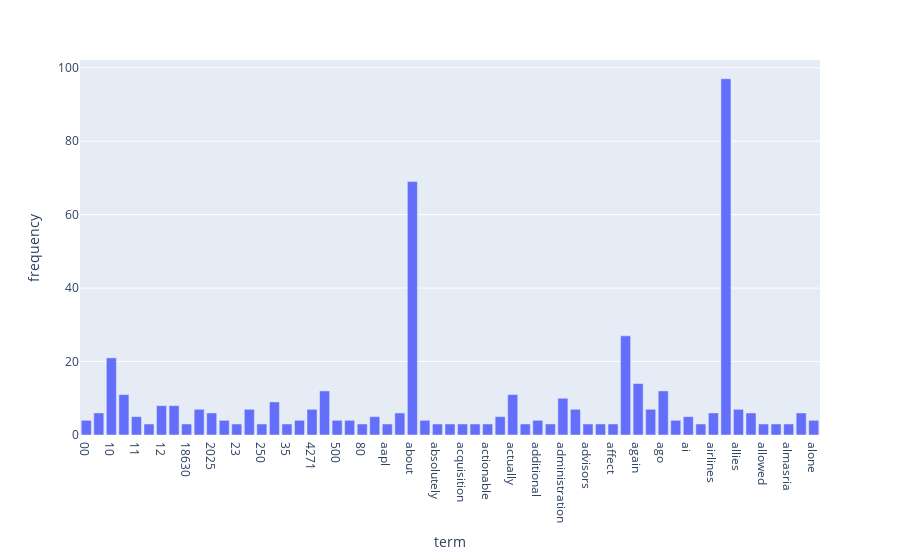

Source (notebook cell):
### Markdown cell above
# Aggregation

### Code cell
# we use plotly instead here

term_frequencies = np.asarray(df_counts.sum(axis=0))[0]
df = pd.DataFrame({"term": count_vect.get_feature_names_out()[:300],"frequency" :term_frequencies[:300] })
smaller_df = df[df["frequency"]>2]
print(smaller_df)
fig = px.bar(smaller_df, x="term", y="frequency")
fig.show()

### Figure 1 — Plotly figure (JSON) as saved in the notebook; plotly's stock layout.template omitted (floating-point values rounded to 4 significant figures)
{"data": [{"hovertemplate": "term=%{x}<br>frequency=%{y}<extra></extra>", "legendgroup": "", "marker": {"color": "#636efa", "pattern": {"shape": ""}}, "name": "", "orientation": "v", "showlegend": false, "textposition": "auto", "type": "bar", "x": ["00", "000", "10", "100", "11", "116", "12", "15", "18630", "20", "2025", "22", "23", "25", "250", "30", "35", "40", "4271", "50", "500", "5000", "80", "90", "aapl", "able", "about", "above", "absolutely", "acn", "acquisition", "across", "actionable", "actual", "actually", "adding", "additional", "adjust", "administration", "advice", "advisors", "aerocontractors", "affect", "after", "again", "against", "ago", "agree", "ai", "air", "airlines", "all", "allies", "allocation", "allowed", "allows", "almasria", "almost", "alone"], "xaxis": "x", "y": [4, 6, 21, 11, 5, 3, 8, 8, 3, 7, 6, 4, 3, 7, 3, 9, 3, 4, 7, 12, 4, 4, 3, 5, 3, 6, 69, 4, 3, 3, 3, 3, 3, 5, 11, 3, 4, 3, 10, 7, 3, 3, 3, 27, 14, 7, 12, 4, 5, 3, 6, 97, 7, 6, 3, 3, 3, 6, 4], "yaxis": "y"}], "layout": {"barmode": "relative", "legend": {"tracegroupgap": 0}, "margin": {"t": 60}, "xaxis": {"anchor": "y", "domain": [0, 1], "title": {"text": "term"}}, "yaxis": {"anchor": "x", "domain": [0, 1], "title": {"text": "frequency"}}}}
